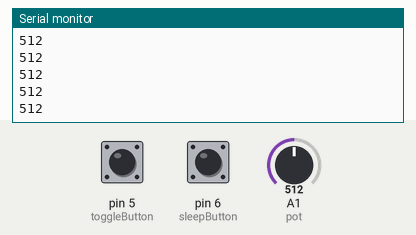
Bench run of a sketch on a simulated Arduino Uno, built with avr-gcc and run on an emulated ATmega328P. On the bench: the last lines printed to the serial monitor. The test bench sets the inputs (shaded band); at power-on: pin 5 (toggleButton) LOW, pin 6 (sleepButton) LOW, A1 (pot) = 512.

Above: at 1.2 s.
1.3 s: pin 5 (toggleButton) pulled HIGH for 0.15 s
At 2.1 s:
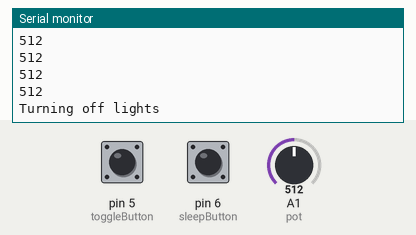
2.9 s: pin 6 (sleepButton) pulled HIGH for 0.15 s
At 3.24 s:
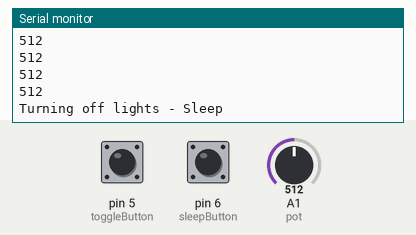

The sketch:

send.ino
```cpp
#include <RCSwitch.h>

RCSwitch mySwitch = RCSwitch();
int toggleButton = 5;
int sleepButton = 6;
int pot = A1;

int toggleState = HIGH;
int sleepState = HIGH;

int readingToggle;
int readingSleep;
int readingPot;

int previousToggle = LOW;

long sleepTimer;

long time = 0;
long debounce = 200;


void setup() {
  Serial.begin(9600);
  mySwitch.enableTransmit(3);
  pinMode(toggleButton, INPUT);
  pinMode(sleepButton, INPUT);
}

void loop() {
  readingToggle = digitalRead(toggleButton);

  readingSleep = digitalRead(sleepButton);

  readingPot = analogRead(pot);
  Serial.print(readingPot);
  Serial.print("\n");

  if (readingToggle == HIGH && millis() - time > debounce) {
    if (toggleState == HIGH) {
      Serial.print("Turning off lights \n");
      toggleState = LOW;
      mySwitch.send(83028, 24);
      mySwitch.send(70740, 24);

    } else {
      Serial.print("Turning on lights \n");
      toggleState = HIGH;
      mySwitch.send(83029, 24);
      mySwitch.send(70741, 24);
    }
    time = millis();
    previousToggle = readingToggle;
  }

  if (readingSleep == HIGH && millis() - time > debounce) {
    Serial.print("Turning off lights - Sleep \n");
    mySwitch.send(70740, 24);
    sleepTimer = readingPot*1757L;
    Serial.print(readingPot);
    Serial.print("\n");
    Serial.print(sleepTimer);
    delay(sleepTimer);
    mySwitch.send(83028, 24);
    toggleState = LOW;
    time = millis();
  }
}
```

Measured:
- after the input at 1.3 s, the serial monitor: prints a new line after 0.07 s (image 1)
- after the input at 2.9 s, the serial monitor: prints a new line after 0.08 s (image 2)
